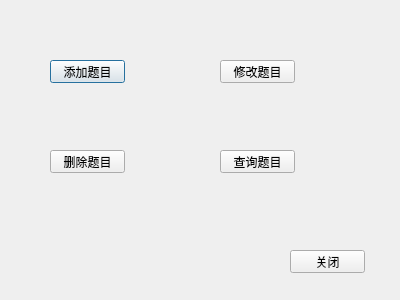
<?xml version="1.0" encoding="UTF-8"?>
<ui version="4.0">
 <class>Dialog</class>
 <widget class="QDialog" name="Dialog">
  <property name="geometry">
   <rect>
    <x>0</x>
    <y>0</y>
    <width>400</width>
    <height>300</height>
   </rect>
  </property>
  <property name="windowTitle">
   <string>选择题管理</string>
  </property>
  <widget class="QPushButton" name="pushButton">
   <property name="geometry">
    <rect>
     <x>50</x>
     <y>60</y>
     <width>75</width>
     <height>23</height>
    </rect>
   </property>
   <property name="text">
    <string>添加题目</string>
   </property>
  </widget>
  <widget class="QPushButton" name="pushButton_2">
   <property name="geometry">
    <rect>
     <x>220</x>
     <y>60</y>
     <width>75</width>
     <height>23</height>
    </rect>
   </property>
   <property name="text">
    <string>修改题目</string>
   </property>
  </widget>
  <widget class="QPushButton" name="pushButton_3">
   <property name="geometry">
    <rect>
     <x>50</x>
     <y>150</y>
     <width>75</width>
     <height>23</height>
    </rect>
   </property>
   <property name="text">
    <string>删除题目</string>
   </property>
  </widget>
  <widget class="QPushButton" name="pushButton_4">
   <property name="geometry">
    <rect>
     <x>220</x>
     <y>150</y>
     <width>75</width>
     <height>23</height>
    </rect>
   </property>
   <property name="text">
    <string>查询题目</string>
   </property>
  </widget>
  <widget class="QPushButton" name="pushButton_5">
   <property name="geometry">
    <rect>
     <x>290</x>
     <y>250</y>
     <width>75</width>
     <height>23</height>
    </rect>
   </property>
   <property name="text">
    <string>关闭</string>
   </property>
  </widget>
 </widget>
 <resources/>
 <connections/>
</ui>
